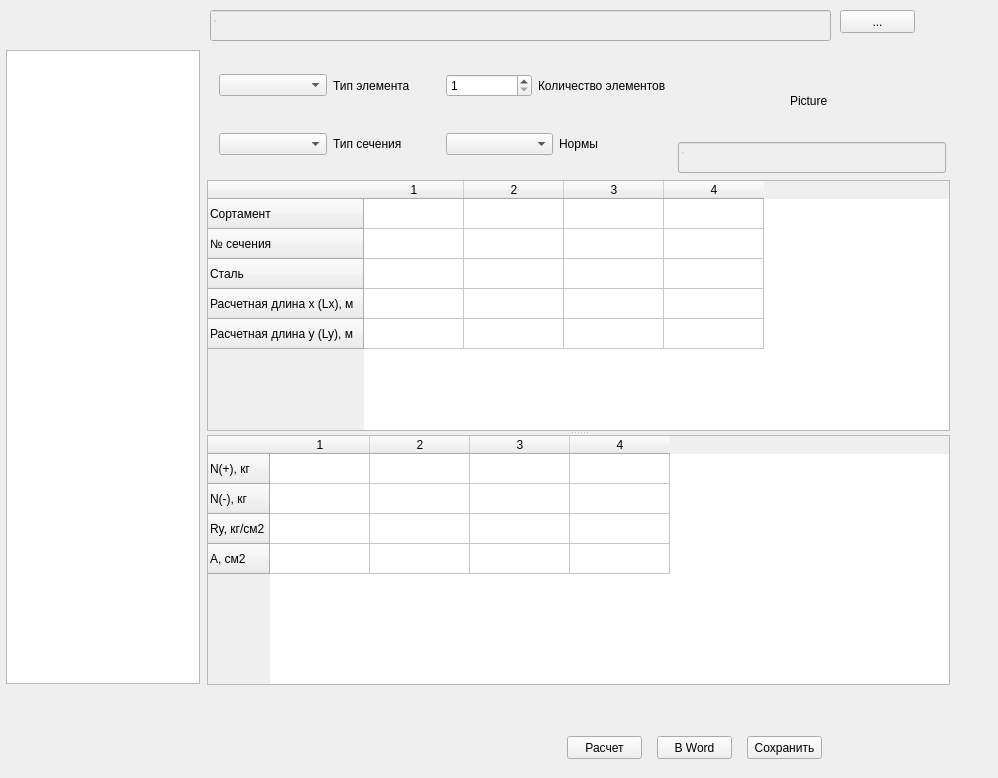
<?xml version="1.0" encoding="UTF-8"?>
<ui version="4.0">
 <class>Form</class>
 <widget class="QWidget" name="Form">
  <property name="geometry">
   <rect>
    <x>0</x>
    <y>0</y>
    <width>998</width>
    <height>778</height>
   </rect>
  </property>
  <property name="windowTitle">
   <string>Form</string>
  </property>
  <widget class="QListWidget" name="listWidget">
   <property name="geometry">
    <rect>
     <x>6</x>
     <y>50</y>
     <width>194</width>
     <height>634</height>
    </rect>
   </property>
  </widget>
  <widget class="QPushButton" name="solve_button">
   <property name="geometry">
    <rect>
     <x>567</x>
     <y>736</y>
     <width>75</width>
     <height>23</height>
    </rect>
   </property>
   <property name="text">
    <string>Расчет</string>
   </property>
  </widget>
  <widget class="QPushButton" name="word_button">
   <property name="enabled">
    <bool>true</bool>
   </property>
   <property name="geometry">
    <rect>
     <x>657</x>
     <y>736</y>
     <width>75</width>
     <height>23</height>
    </rect>
   </property>
   <property name="text">
    <string>В Word</string>
   </property>
  </widget>
  <widget class="QPushButton" name="save_button">
   <property name="geometry">
    <rect>
     <x>747</x>
     <y>736</y>
     <width>75</width>
     <height>23</height>
    </rect>
   </property>
   <property name="text">
    <string>Сохранить</string>
   </property>
  </widget>
  <widget class="QLineEdit" name="text_folder">
   <property name="enabled">
    <bool>false</bool>
   </property>
   <property name="geometry">
    <rect>
     <x>210</x>
     <y>10</y>
     <width>621</width>
     <height>31</height>
    </rect>
   </property>
   <property name="text">
    <string>`</string>
   </property>
   <property name="cursorPosition">
    <number>1</number>
   </property>
   <property name="dragEnabled">
    <bool>false</bool>
   </property>
   <property name="readOnly">
    <bool>true</bool>
   </property>
  </widget>
  <widget class="QPushButton" name="button_folder">
   <property name="geometry">
    <rect>
     <x>840</x>
     <y>10</y>
     <width>75</width>
     <height>23</height>
    </rect>
   </property>
   <property name="text">
    <string>...</string>
   </property>
  </widget>
  <widget class="QLabel" name="picture">
   <property name="geometry">
    <rect>
     <x>790</x>
     <y>50</y>
     <width>151</width>
     <height>101</height>
    </rect>
   </property>
   <property name="text">
    <string>Picture</string>
   </property>
  </widget>
  <widget class="QLineEdit" name="text_error">
   <property name="enabled">
    <bool>false</bool>
   </property>
   <property name="geometry">
    <rect>
     <x>678</x>
     <y>142</y>
     <width>268</width>
     <height>31</height>
    </rect>
   </property>
   <property name="text">
    <string>`</string>
   </property>
   <property name="cursorPosition">
    <number>1</number>
   </property>
   <property name="dragEnabled">
    <bool>false</bool>
   </property>
   <property name="readOnly">
    <bool>true</bool>
   </property>
  </widget>
  <widget class="QSplitter" name="splitter">
   <property name="geometry">
    <rect>
     <x>207</x>
     <y>180</y>
     <width>743</width>
     <height>505</height>
    </rect>
   </property>
   <property name="orientation">
    <enum>Qt::Vertical</enum>
   </property>
   <widget class="QTableWidget" name="input_table">
    <row>
     <property name="text">
      <string>Сортамент</string>
     </property>
    </row>
    <row>
     <property name="text">
      <string>№ сечения</string>
     </property>
    </row>
    <row>
     <property name="text">
      <string>Сталь</string>
     </property>
    </row>
    <row>
     <property name="text">
      <string>Расчетная длина x (Lx), м</string>
     </property>
    </row>
    <row>
     <property name="text">
      <string>Расчетная длина y (Ly), м</string>
     </property>
    </row>
    <column>
     <property name="text">
      <string>1</string>
     </property>
    </column>
    <column>
     <property name="text">
      <string>2</string>
     </property>
    </column>
    <column>
     <property name="text">
      <string>3</string>
     </property>
    </column>
    <column>
     <property name="text">
      <string>4</string>
     </property>
    </column>
    <item row="2" column="0">
     <property name="text">
      <string/>
     </property>
    </item>
   </widget>
   <widget class="QTableWidget" name="output_table">
    <row>
     <property name="text">
      <string>N(+), кг</string>
     </property>
    </row>
    <row>
     <property name="text">
      <string>N(-), кг</string>
     </property>
    </row>
    <row>
     <property name="text">
      <string>Ry, кг/см2</string>
     </property>
    </row>
    <row>
     <property name="text">
      <string>A, см2</string>
     </property>
    </row>
    <column>
     <property name="text">
      <string>1</string>
     </property>
    </column>
    <column>
     <property name="text">
      <string>2</string>
     </property>
    </column>
    <column>
     <property name="text">
      <string>3</string>
     </property>
    </column>
    <column>
     <property name="text">
      <string>4</string>
     </property>
    </column>
   </widget>
  </widget>
  <widget class="QWidget" name="">
   <property name="geometry">
    <rect>
     <x>210</x>
     <y>50</y>
     <width>465</width>
     <height>129</height>
    </rect>
   </property>
   <layout class="QGridLayout" name="gridLayout">
    <item row="0" column="0">
     <layout class="QHBoxLayout" name="horizontalLayout">
      <item>
       <widget class="QComboBox" name="type_element"/>
      </item>
      <item>
       <widget class="QLabel" name="text_type">
        <property name="text">
         <string>Тип элемента</string>
        </property>
       </widget>
      </item>
     </layout>
    </item>
    <item row="0" column="1">
     <layout class="QHBoxLayout" name="horizontalLayout_4">
      <item>
       <widget class="QSpinBox" name="number">
        <property name="minimum">
         <number>1</number>
        </property>
        <property name="maximum">
         <number>8</number>
        </property>
       </widget>
      </item>
      <item>
       <widget class="QLabel" name="number_element">
        <property name="text">
         <string>Количество элементов</string>
        </property>
       </widget>
      </item>
     </layout>
    </item>
    <item row="1" column="0">
     <layout class="QHBoxLayout" name="horizontalLayout_2">
      <item>
       <widget class="QComboBox" name="type_section"/>
      </item>
      <item>
       <widget class="QLabel" name="text_section">
        <property name="text">
         <string>Тип сечения</string>
        </property>
       </widget>
      </item>
     </layout>
    </item>
    <item row="1" column="1">
     <layout class="QHBoxLayout" name="horizontalLayout_3">
      <item>
       <widget class="QComboBox" name="type_code"/>
      </item>
      <item>
       <widget class="QLabel" name="text_code">
        <property name="text">
         <string>Нормы</string>
        </property>
       </widget>
      </item>
     </layout>
    </item>
   </layout>
  </widget>
 </widget>
 <layoutdefault spacing="6" margin="9"/>
 <resources/>
 <connections/>
 <designerdata>
  <property name="gridDeltaX">
   <number>10</number>
  </property>
  <property name="gridDeltaY">
   <number>10</number>
  </property>
  <property name="gridSnapX">
   <bool>false</bool>
  </property>
  <property name="gridSnapY">
   <bool>false</bool>
  </property>
  <property name="gridVisible">
   <bool>true</bool>
  </property>
 </designerdata>
</ui>
